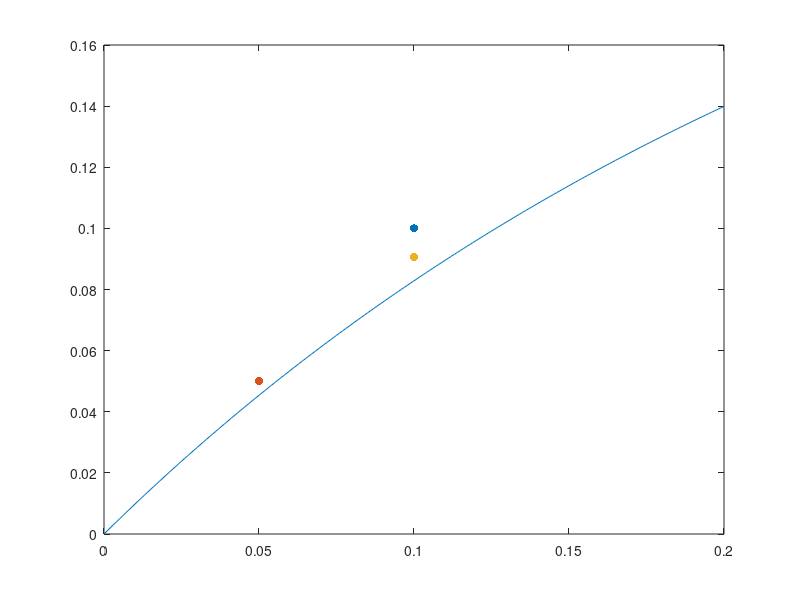

Write the MATLAB code that produced this figure.
% Tutorial about implementing and understanding the Euler's method to
% approximate IVP.
dY = @(t,y) (y-1).^2 .* (t-1).^2; % ODE equation.
Y = @(t) (t.^3 - 3*t.^2 + 3*t) ./ (t.^3 - 3*t.^2 + 3*t + 3); % Known solution to the ODE.

%% Plotting actual solution using y.
t = 0:0.001:0.2;
plot(t,Y(t));hold on;

%% Plotting approximate solutions using Euler's method
% Approximate the y function at y(0.1) using information at y(0)=0.
y(1) = 0; % y0.
h = 0.1; 
yapprox = y(1) + dY(0,0)*h;
yactual = Y(y(1)+h);
error = abs(yapprox - yactual);
scatter(y(1)+h,yapprox,'or','filled');hold on;

display(['The approximate value of the function at t=',num2str(y(1)+h),...
         ' is ',num2str(yapprox)]);
display(['The actual value of the function at t=',num2str(y(1)+h),...
         ' is ',num2str(yactual)]);
display(['Using a step of h=',num2str(h),' the error is ',num2str(error(1))]);

%% Approximate the y function at y(0.05) using information at y(0)=0...
h(2) = 0.05;
yapprox = y(1) + dY(0,0)*h(2);
yactual = Y(y(1)+h(2));
error = abs(yapprox-yactual);
scatter(y(1)+h(2),yapprox,'og','filled');hold on;

display(' ');
display(['The approximate value of the function at t=',num2str(y(1)+h(2)),...
         ' is ',num2str(yapprox)]);
display(['The actual value of the function at t=',num2str(y(1)+h(2)),...
         ' is ',num2str(yactual)]);
display(['Using a step of h=',num2str(h(2)),' now the error is ',num2str(error),...
         ', which is about 4 times smaller (Remember that the error term is related',...
          ' to h square, which is the second term of the Taylor expansion that we do NOT know']);
%...and since we still want to estimate the value at t=0.1 (or to+h, which
%is 0+0.1=0.1) we need to move from the point (0.05,0.05) to the point
%(0.1,?).
%%
yapprox(2) = yapprox(1) + dY(y(1)+h(2),yapprox(1))*h(2);
error(2) = abs(yapprox(2) - Y(y(1)+h(1)));
scatter(y(1)+h(1),yapprox(2),'og','filled');hold on;

display(' ');
display(['The approximate value of the function at t=',num2str(y(1)+h(1)),...
         ' is ',num2str(yapprox(2))]);
display(['The actual value of the function at t=',num2str(y(1)+h(1)),...
         ' is ',num2str(yactual(1))]);
display(['Using a step of h=',num2str(h(2)),' the error is ',num2str(error(2))]);


